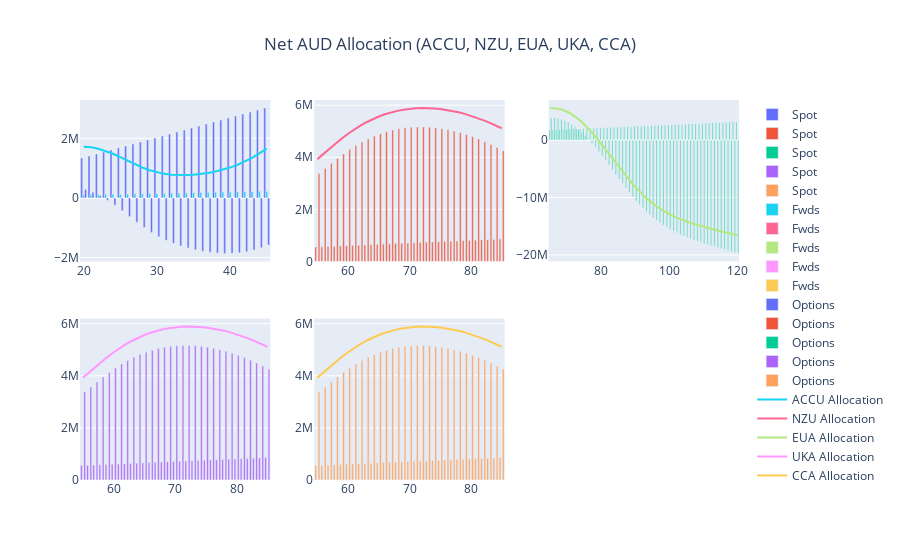

Write notebook code for a chart like this one.
### Code cell
fig = make_subplots(rows=2, cols=3)
for i in range(0, len(accu_a.data)):
    fig.add_trace(accu_a.data[i], row=1, col=1)
    fig.add_trace(nzu_a.data[i], row=1, col=2)
    fig.add_trace(eua_a.data[i], row=1, col=3)
    fig.add_trace(uka_a.data[i], row=2, col=1)
    fig.add_trace(cca_a.data[i], row=2, col=2)    
fig.update_layout(title={'text': 'Net AUD Allocation (ACCU, NZU, EUA, UKA, CCA)','x': 0.5,'xanchor': 'center'})    
fig.show()
